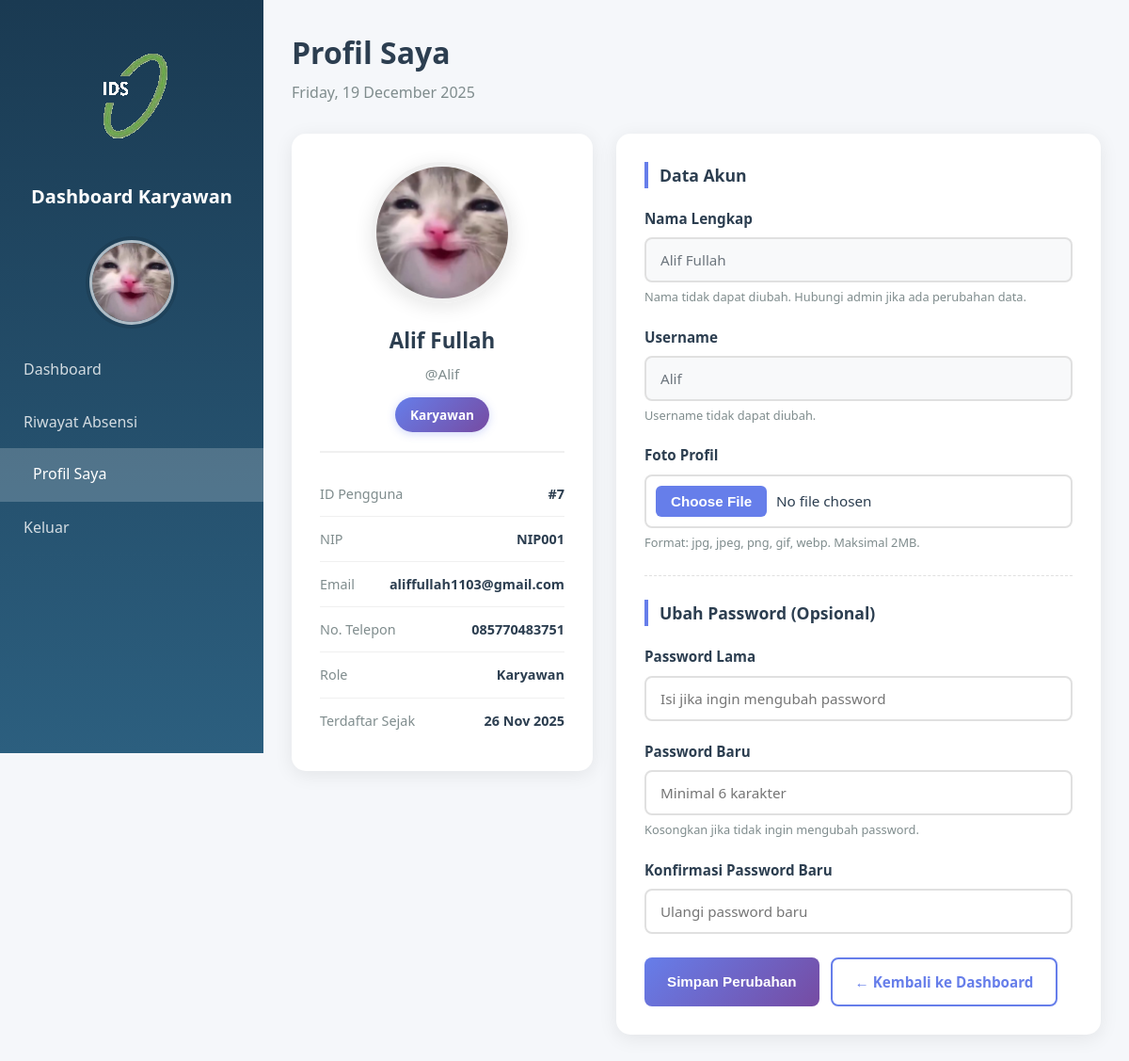
Screenshot of /pages/karyawan_dashboard.php?page=profil (signed in) with the database file from the repository.
### tables this page shows
CREATE TABLE `user` (
  `id_user` int(11) NOT NULL,
  `nama` varchar(100) NOT NULL,
  `username` varchar(50) NOT NULL,
  `password` varchar(255) NOT NULL,
  `role` enum('admin','karyawan') NOT NULL DEFAULT 'karyawan',
  `foto_profil` varchar(255) NOT NULL,
  `tgl_register` timestamp NOT NULL DEFAULT current_timestamp()
);

CREATE TABLE `karyawan` (
  `id_karyawan` int(11) NOT NULL,
  `nip` varchar(20) NOT NULL,
  `id_user` int(11) NOT NULL,
  `nama_lengkap` varchar(100) NOT NULL,
  `jenis_kelamin` enum('Laki-laki','Perempuan') NOT NULL,
  `email` varchar(100) DEFAULT NULL,
  `no_tlp` varchar(15) DEFAULT NULL,
  `tgl_lahir` date DEFAULT NULL,
  `alamat` text DEFAULT NULL,
  `foto` varchar(255) DEFAULT NULL,
  `created_at` timestamp NOT NULL DEFAULT current_timestamp(),
  `updated_at` timestamp NOT NULL DEFAULT current_timestamp() ON UPDATE current_timestamp()
);

### pages/profil.php (the view, shortened to what this page needs)
<?php
include('../config/koneksi.php');
$id_user = $_SESSION['id_user'];
$query = mysqli_query($koneksi, "SELECT u.*, k.nama_lengkap, k.nip, k.email, k.no_tlp
                                  FROM user u
                                  LEFT JOIN karyawan k ON u.id_user = k.id_user
                                  WHERE u.id_user='$id_user'");
$data = mysqli_fetch_assoc($query);
$display_name = !empty($data['nama_lengkap']) ? $data['nama_lengkap'] : $data['nama'];
?>
<!DOCTYPE html>
<html lang="id">
<head>
    <link rel="stylesheet" href="../assets/css/dashboard.css">
    <link rel="stylesheet" href="../assets/css/profil.css">
</head>
<body>
    <div class="page-header">
        <div class="header-content">
            <h3>Profil Saya</h3>
            <p class="subtitle"><?= date('l, d F Y') ?></p>
        </div>
    </div>
    <div class="profile-layout">
        <div class="profile-card">
            <div class="profile-photo">
                <img src="../uploads/<?= htmlspecialchars($data['foto_profil'] ?: 'default-profile.png') ?>" alt="Foto Profil">
                <h3><?= htmlspecialchars($display_name) ?></h3>
                <p>@<?= htmlspecialchars($data['username']) ?></p>
                <span class="profile-badge">Karyawan</span>
            </div>
            <div class="profile-stats">
                <div class="item">
                    <span class="label">ID Pengguna</span>
                    <span class="value">#<?= $data['id_user'] ?></span>
                </div>
                <?php if(!empty($data['nip'])): ?>
                <div class="item">
                    <span class="label">NIP</span>
                    <span class="value"><?= htmlspecialchars($data['nip']) ?></span>
                </div>
                <?php endif; ?>
                <?php if(!empty($data['email'])): ?>
                <div class="item">
                    <span class="label">Email</span>
                    <span class="value"><?= htmlspecialchars($data['email']) ?></span>
                </div>
                <?php endif; ?>
                <?php if(!empty($data['no_tlp'])): ?>
                <div class="item">
                    <span class="label">No. Telepon</span>
                    <span class="value"><?= htmlspecialchars($data['no_tlp']) ?></span>
                </div>
                <?php endif; ?>
                <div class="item">
                    <span class="label">Role</span>
                    <span class="value"><?= ucfirst($data['role']) ?></span>
                </div>
                <div class="item">
                    <span class="label">Terdaftar Sejak</span>
                    <span class="value">
                        <?php
                        if (!empty($data['tgl_register']) && strtotime($data['tgl_register']) !== false) {
                            echo date('d M Y', strtotime($data['tgl_register']));
                        } else {
                            echo '-';
                        }
                        ?>
                    </span>
                </div>
            </div>
        </div>
        <div class="profile-form-card">
            <form method="POST" action="" enctype="multipart/form-data">
                <div class="form-section-title">Data Akun</div>
                <div class="form-group">
                    <label for="nama">Nama Lengkap</label>
                    <input type="text" id="nama" name="nama" class="form-control"
                           value="<?= htmlspecialchars($display_name) ?>" readonly>
                    <div class="form-text">Nama tidak dapat diubah. Hubungi admin jika ada perubahan data.</div>
                </div>
                <div class="form-group">
                    <label for="username">Username</label>
                    <input type="text" id="username" name="username" class="form-control"
                           value="<?= htmlspecialchars($data['username']) ?>" readonly>
                    <div class="form-text">Username tidak dapat diubah.</div>
                </div>
                <div class="form-group">
                    <label for="foto_profil">Foto Profil</label>
                    <input type="file" id="foto_profil" name="foto_profil" class="form-control" accept="image/*">
                    <div class="form-text">
                        Format: jpg, jpeg, png, gif, webp. Maksimal 2MB.
                    </div>
                </div>
                <hr style="margin: 25px 0; border-top: 1px dashed #e0e0e0;">
                <div class="form-section-title">Ubah Password (Opsional)</div>
                <div class="form-group">
                    <label for="password_lama">Password Lama</label>
                    <input type="password" id="password_lama" name="password_lama" class="form-control"
                           placeholder="Isi jika ingin mengubah password">
                </div>
                <div class="form-group">
                    <label for="password_baru">Password Baru</label>
                    <input type="password" id="password_baru" name="password_baru" class="form-control" minlength="6"
                           placeholder="Minimal 6 karakter">
                    <div class="form-text">Kosongkan jika tidak ingin mengubah password.</div>
                </div>
                <div class="form-group">
                    <label for="password_konfirm">Konfirmasi Password Baru</label>
                    <input type="password" id="password_konfirm" name="password_konfirm" class="form-control" minlength="6"
                           placeholder="Ulangi password baru">
                </div>
                <div class="form-buttons">
                    <button type="submit" class="btn btn-primary">Simpan Perubahan</button>
                    <a href="karyawan_dashboard.php" class="btn btn-outline">← Kembali ke Dashboard</a>
                </div>
            </form>
        </div>
    </div>
</body>
</html>

### pages/karyawan_dashboard.php (shortened to what this page needs)
<?php
include('../config/koneksi.php');
$id_user = $_SESSION['id_user'];
$user_q = mysqli_query($koneksi, "SELECT nama, username, foto_profil FROM user WHERE id_user='$id_user'");
$user_info = mysqli_fetch_assoc($user_q);
$foto_profil = !empty($user_info['foto_profil']) ? $user_info['foto_profil'] : 'default-profile.png';
?>
<!DOCTYPE html>
<html lang="id">
<head>
    <link rel="stylesheet" href="../assets/css/dashboard.css">
    <link rel="stylesheet" href="../assets/css/dashboard_karyawan.css">
</head>
<body>
    <div class="layout">
        <aside class="sidebar" id="sidebar">
            <div class="sidebar-title">
                <div class="logo-wrapper-admin">
                    <img src="../uploads/logoIDS.png" alt="Logo IDS">
                </div>
                <h3>Dashboard Karyawan</h3>
            </div>
            <div class="profile-section">
                <div class="profile-avatar">
                    <img src="../uploads/<?= htmlspecialchars($foto_profil) ?>" alt="Foto Profil">
                </div>
            </div>
            <nav>
                <a href="?page=dashboard" class="sidebar-link <?= !isset($_GET['page']) || $_GET['page'] == 'dashboard' ? 'active' : '' ?>">
                Dashboard
                </a>
                <a href="?page=riwayat" class="sidebar-link <?= isset($_GET['page']) && $_GET['page'] == 'riwayat' ? 'active' : '' ?>">
                Riwayat Absensi
                </a>
                <a href="?page=profil" class="sidebar-link <?= isset($_GET['page']) && $_GET['page'] == 'profil' ? 'active' : '' ?>">
                Profil Saya
                </a>
                <a href="../logout.php" class="sidebar-link logout">
                Keluar
                </a>
            </nav>
        </aside>
        <main class="content" id="mainContent">
            <?php
            $page = isset($_GET['page']) ? $_GET['page'] : 'dashboard';
            switch($page) {
                case 'profil':
                    include('profil.php');
                    break;
            }
            ?>
        </main>
    </div>
</body>
</html>

### assets/css/dashboard.css (style rules this page uses)
* { margin: 0; padding: 0; box-sizing: border-box; }
:root { --primary-navy: #1a3a52; --primary-orange: #ff6600; --secondary-navy: #2c5f7f; --light-orange: #ff8533; --white: #ffffff; --light-gray: #f5f7fa; --gray: #95a5a6; --dark-gray: #34495e; --text-dark: #2c3e50; --success: #27ae60; --danger: #e74c3c; --warning: #f39c12; --info: #3498db; }
body { font-family: 'Segoe UI', Tahoma, Geneva, Verdana, sans-serif; background: var(--light-gray); color: var(--text-dark); line-height: 1.6; }
.layout { display: flex; min-height: 100vh; }
.sidebar { width: 280px; background: linear-gradient(180deg, var(--primary-navy) 0%, var(--secondary-navy) 100%); color: white; padding: 30px 0; position: fixed; height: 100vh; overflow-y: auto; transition: transform 0.3s ease; z-index: 999; }
.sidebar-title { padding: 0 25px; margin-bottom: 30px; font-size: 1.3rem; font-weight: 700; text-align: center; }
.sidebar nav { display: flex; flex-direction: column; }
.sidebar-link { display: flex; align-items: center; padding: 15px 25px; color: rgba(255, 255, 255, 0.8); text-decoration: none; transition: all 0.3s; gap: 12px; font-weight: 500; }
.sidebar-link:hover, .sidebar-link.active { background: rgba(255, 255, 255, 0.2); color: white; padding-left: 35px; }
.sidebar-link.logout { margin-top: auto; border-top: 1px solid rgba(255, 255, 255, 0.2); }
.content { flex: 1; margin-left: 280px; padding: 30px; transition: margin-left 0.3s ease; }
.page-header { display: flex; justify-content: space-between; align-items: center; margin-bottom: 30px; flex-wrap: wrap; gap: 20px; }
.page-header h3 { color: #2c3e50; font-size: 1.8rem; }
.page-header .subtitle { color: #7f8c8d; font-size: 0.95rem; margin-top: 5px; }
.btn { padding: 10px 20px; border: none; border-radius: 8px; cursor: pointer; font-size: 0.95rem; font-weight: 600; transition: all 0.3s; text-decoration: none; display: inline-flex; align-items: center; gap: 8px; justify-content: center; }
.btn-primary { background: linear-gradient(135deg, #1a3a52 0%, #2c5f7f 100%); color: white; }

### assets/css/dashboard_karyawan.css (style rules this page uses)
.sidebar { width: 280px; background: linear-gradient(180deg, var(--primary-navy) 0%, var(--secondary-navy) 100%); color: white; padding: 30px 0; position: fixed; height: 100vh; overflow-y: auto; transition: transform 0.3s ease; z-index: 999; }
.sidebar-title { padding: 0 25px; margin-bottom: 30px; font-size: 1.3rem; font-weight: 700; text-align: center; }
.sidebar-title h3 { color: white; margin: 0; font-size: 20px; font-weight: 600; }
.profile-section { text-align: center; margin-bottom: 20px; padding: 0 20px; }
.profile-avatar { width: 90px; height: 90px; border-radius: 50%; margin: 0 auto 10px auto; overflow: hidden; border: 3px solid rgba(255,255,255,0.6); box-shadow: 0 0 0 4px rgba(0,0,0,0.1); background: rgba(255,255,255,0.1); }
.profile-avatar img { width: 100%; height: 100%; object-fit: cover; }

### rows the page displays
user: foto_profil (picture)
karyawan: id_user.foto_profil (picture), nama_lengkap "Alif Fullah", id_user.username "Alif", id_user.id_user "7", nip "NIP001", email "aliffullah1103@gmail.com", no_tlp "085770483751", id_user.role "Karyawan", id_user.tgl_register "26 Nov 2025", nama "Alif Fullah", username "Alif"
